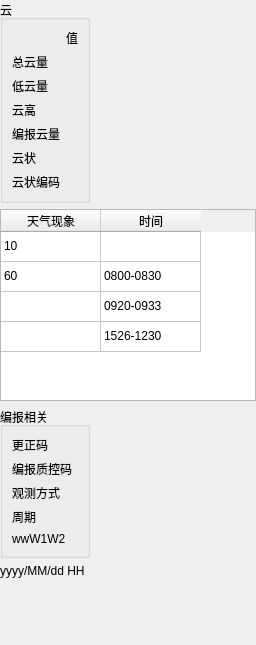
    <widget class="QWidget" name="widget" native="true">
     <layout class="QVBoxLayout" name="verticalLayout">
      <property name="leftMargin">
       <number>0</number>
      </property>
      <property name="topMargin">
       <number>0</number>
      </property>
      <property name="rightMargin">
       <number>0</number>
      </property>
      <property name="bottomMargin">
       <number>0</number>
      </property>
      <item>
       <layout class="QHBoxLayout" name="horizontalLayout">
        <item>
         <widget class="QGroupBox" name="Cloud_GB">
          <property name="sizePolicy">
           <sizepolicy hsizetype="Minimum" vsizetype="Minimum">
            <horstretch>0</horstretch>
            <verstretch>0</verstretch>
           </sizepolicy>
          </property>
          <property name="title">
           <string>云</string>
          </property>
          <layout class="QGridLayout" name="gridLayout_9">
           <item row="1" column="0">
            <widget class="QLabel" name="label_71">
             <property name="text">
              <string>总云量</string>
             </property>
            </widget>
           </item>
           <item row="4" column="0">
            <widget class="QLabel" name="label_74">
             <property name="text">
              <string>编报云量</string>
             </property>
            </widget>
           </item>
           <item row="0" column="1">
            <widget class="QLabel" name="label_70">
             <property name="text">
              <string>值</string>
             </property>
             <property name="alignment">
              <set>Qt::AlignCenter</set>
             </property>
            </widget>
           </item>
           <item row="3" column="0">
            <widget class="QLabel" name="label_73">
             <property name="text">
              <string>云高</string>
             </property>
            </widget>
           </item>
           <item row="2" column="0">
            <widget class="QLabel" name="label_72">
             <property name="text">
              <string>低云量</string>
             </property>
            </widget>
           </item>
           <item row="1" column="1">
            <widget class="MyDoubleLabel" name="CA_DL">
             <property name="styleSheet">
              <string notr="true"/>
             </property>
             <property name="rightText">
              <string>99999</string>
             </property>
             <property name="leftText">
              <string>99999</string>
             </property>
             <property name="alignment">
              <enum>MyDoubleLabel::AlignHCerter</enum>
             </property>
            </widget>
           </item>
           <item row="6" column="0">
            <widget class="QLabel" name="label_75">
             <property name="text">
              <string>云状编码</string>
             </property>
            </widget>
           </item>
           <item row="2" column="1">
            <widget class="MyDoubleLabel" name="LCA_DL">
             <property name="styleSheet">
              <string notr="true"/>
             </property>
             <property name="rightText">
              <string>99999</string>
             </property>
             <property name="leftText">
              <string>99999</string>
             </property>
             <property name="alignment">
              <enum>MyDoubleLabel::AlignHCerter</enum>
             </property>
            </widget>
           </item>
           <item row="5" column="1">
            <widget class="MyDoubleLabel" name="CF_DL">
             <property name="styleSheet">
              <string notr="true"/>
             </property>
             <property name="rightText">
              <string>99999</string>
             </property>
             <property name="leftText">
              <string>99999</string>
             </property>
             <property name="alignment">
              <enum>MyDoubleLabel::AlignHCerter</enum>
             </property>
            </widget>
           </item>
           <item row="5" column="0">
            <widget class="QLabel" name="label_92">
             <property name="text">
              <string>云状</string>
             </property>
            </widget>
           </item>
           <item row="4" column="1">
            <widget class="MyDoubleLabel" name="RCA_DL">
             <property name="styleSheet">
              <string notr="true"/>
             </property>
             <property name="rightText">
              <string>99999</string>
             </property>
             <property name="leftText">
              <string>99999</string>
             </property>
             <property name="alignment">
              <enum>MyDoubleLabel::AlignHCerter</enum>
             </property>
            </widget>
           </item>
           <item row="6" column="1">
            <widget class="MyDoubleLabel" name="CFC_DL">
             <property name="styleSheet">
              <string notr="true"/>
             </property>
             <property name="rightText">
              <string>99999</string>
             </property>
             <property name="leftText">
              <string>99999</string>
             </property>
             <property name="alignment">
              <enum>MyDoubleLabel::AlignHCerter</enum>
             </property>
            </widget>
           </item>
           <item row="3" column="1">
            <widget class="MyDoubleLabel" name="CH_DL">
             <property name="styleSheet">
              <string notr="true"/>
             </property>
             <property name="rightText">
              <string>99999</string>
             </property>
             <property name="leftText">
              <string>99999</string>
             </property>
             <property name="alignment">
              <enum>MyDoubleLabel::AlignHCerter</enum>
             </property>
            </widget>
           </item>
          </layout>
         </widget>
        </item>
        <item>
         <spacer name="horizontalSpacer_6">
          <property name="orientation">
           <enum>Qt::Horizontal</enum>
          </property>
          <property name="sizeHint" stdset="0">
           <size>
            <width>40</width>
            <height>20</height>
           </size>
          </property>
         </spacer>
        </item>
       </layout>
      </item>
      <item>
       <widget class="QTableWidget" name="tableWidget">
        <property name="sizePolicy">
         <sizepolicy hsizetype="Expanding" vsizetype="Preferred">
          <horstretch>0</horstretch>
          <verstretch>0</verstretch>
         </sizepolicy>
        </property>
        <attribute name="verticalHeaderVisible">
         <bool>false</bool>
        </attribute>
        <attribute name="verticalHeaderHighlightSections">
         <bool>true</bool>
        </attribute>
        <row>
         <property name="text">
          <string>轻雾</string>
         </property>
        </row>
        <row>
         <property name="text">
          <string>雨</string>
         </property>
        </row>
        <row>
         <property name="text">
          <string>雨时间2</string>
         </property>
        </row>
        <row>
         <property name="text">
          <string>雨时间3</string>
         </property>
        </row>
        <column>
         <property name="text">
          <string>天气现象</string>
         </property>
        </column>
        <column>
         <property name="text">
          <string>时间</string>
         </property>
        </column>
        <item row="0" column="0">
         <property name="text">
          <string>10</string>
         </property>
        </item>
        <item row="1" column="0">
         <property name="text">
          <string>60</string>
         </property>
        </item>
        <item row="1" column="1">
         <property name="text">
          <string>0800-0830</string>
         </property>
        </item>
        <item row="2" column="0">
         <property name="text">
          <string/>
         </property>
        </item>
        <item row="2" column="1">
         <property name="text">
          <string>0920-0933</string>
         </property>
        </item>
        <item row="3" column="1">
         <property name="text">
          <string>1526-1230</string>
         </property>
        </item>
       </widget>
      </item>
      <item>
       <layout class="QHBoxLayout" name="horizontalLayout_2">
        <item>
         <widget class="QGroupBox" name="Cood_GB">
          <property name="sizePolicy">
           <sizepolicy hsizetype="Minimum" vsizetype="Minimum">
            <horstretch>0</horstretch>
            <verstretch>0</verstretch>
           </sizepolicy>
          </property>
          <property name="title">
           <string>编报相关</string>
          </property>
          <layout class="QGridLayout" name="gridLayout_10">
           <item row="2" column="0">
            <widget class="QLabel" name="label_93">
             <property name="text">
              <string>观测方式</string>
             </property>
            </widget>
           </item>
           <item row="2" column="1">
            <widget class="MyDoubleLabel" name="awsMode_DL">
             <property name="styleSheet">
              <string notr="true"/>
             </property>
             <property name="rightText">
              <string>99999</string>
             </property>
             <property name="leftText">
              <string>99999</string>
             </property>
             <property name="alignment">
              <enum>MyDoubleLabel::AlignHCerter</enum>
             </property>
            </widget>
           </item>
           <item row="0" column="1">
            <widget class="MyDoubleLabel" name="CCX_DL">
             <property name="styleSheet">
              <string notr="true"/>
             </property>
             <property name="rightText">
              <string>99999</string>
             </property>
             <property name="leftText">
              <string>99999</string>
             </property>
             <property name="alignment">
              <enum>MyDoubleLabel::AlignHCerter</enum>
             </property>
            </widget>
           </item>
           <item row="3" column="0">
            <widget class="QLabel" name="label_82">
             <property name="text">
              <string>周期</string>
             </property>
            </widget>
           </item>
           <item row="0" column="0">
            <widget class="QLabel" name="label_91">
             <property name="text">
              <string>更正码</string>
             </property>
            </widget>
           </item>
           <item row="4" column="1">
            <widget class="MyDoubleLabel" name="wwWW_DL">
             <property name="styleSheet">
              <string notr="true"/>
             </property>
             <property name="rightText">
              <string>99999</string>
             </property>
             <property name="leftText">
              <string>99999</string>
             </property>
             <property name="alignment">
              <enum>MyDoubleLabel::AlignHCerter</enum>
             </property>
            </widget>
           </item>
           <item row="4" column="0">
            <widget class="QLabel" name="label_83">
             <property name="text">
              <string>wwW1W2</string>
             </property>
            </widget>
           </item>
           <item row="1" column="1">
            <widget class="MyDoubleLabel" name="QCCode_DL">
             <property name="styleSheet">
              <string notr="true"/>
             </property>
             <property name="rightText">
              <string>99999</string>
             </property>
             <property name="leftText">
              <string>99999</string>
             </property>
             <property name="alignment">
              <enum>MyDoubleLabel::AlignHCerter</enum>
             </property>
            </widget>
           </item>
           <item row="1" column="0">
            <widget class="QLabel" name="label_84">
             <property name="text">
              <string>编报质控码</string>
             </property>
            </widget>
           </item>
           <item row="3" column="1">
            <widget class="MyDoubleLabel" name="WT_DL">
             <property name="styleSheet">
              <string notr="true"/>
             </property>
             <property name="rightText">
              <string>99999</string>
             </property>
             <property name="leftText">
              <string>99999</string>
             </property>
             <property name="alignment">
              <enum>MyDoubleLabel::AlignHCerter</enum>
             </property>
            </widget>
           </item>
          </layout>
         </widget>
        </item>
        <item>
         <spacer name="horizontalSpacer_10">
          <property name="orientation">
           <enum>Qt::Horizontal</enum>
          </property>
          <property name="sizeHint" stdset="0">
           <size>
            <width>40</width>
            <height>20</height>
           </size>
          </property>
         </spacer>
        </item>
       </layout>
      </item>
      <item>
       <widget class="QLabel" name="time_lb">
        <property name="text">
         <string>yyyy/MM/dd HH</string>
        </property>
       </widget>
      </item>
      <item>
       <spacer name="verticalSpacer_3">
        <property name="orientation">
         <enum>Qt::Vertical</enum>
        </property>
        <property name="sizeHint" stdset="0">
         <size>
          <width>20</width>
          <height>67</height>
         </size>
        </property>
       </spacer>
      </item>
     </layout>
    </widget>
